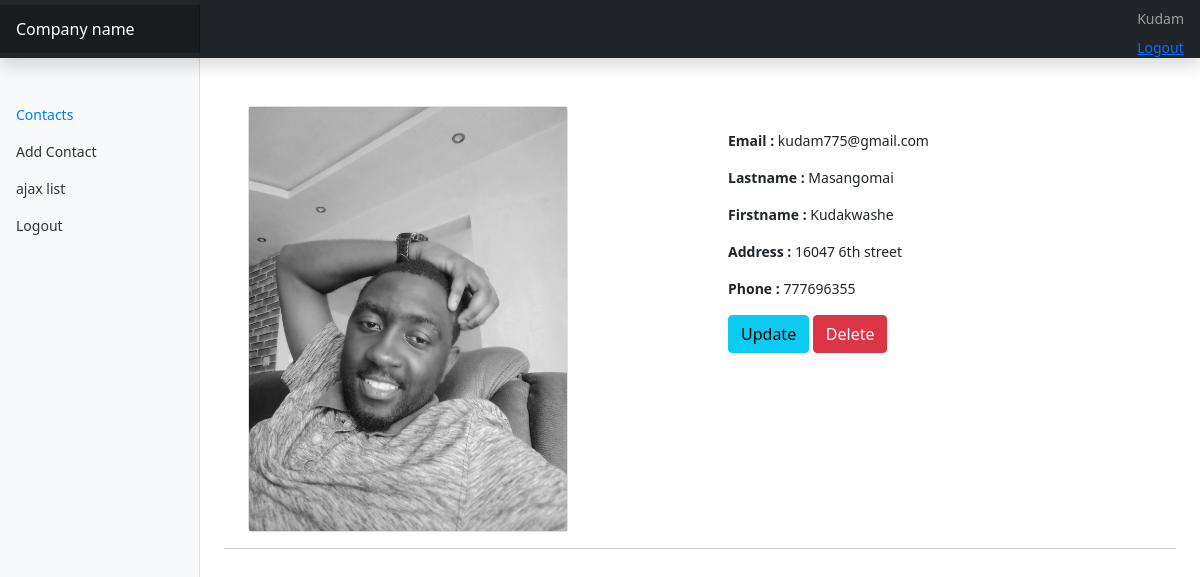
Page /view_contact/1/ (signed in) on the committed database.
### main/models.py (models this page shows, shortened)
class contacts(models.Model):
    userid = models.ForeignKey(User,on_delete=models.CASCADE)
    contact_name = models.CharField(max_length=100, blank=True, null=True)
    contact_lastname = models.CharField(max_length=100)
    contact_job = models.CharField(max_length=100,default='')
    contact_email = models.EmailField(max_length=100,unique=True)
    contact_phone = models.PositiveIntegerField(unique= True)
    contact_address = models.CharField(max_length=100)
    contact_image = models.ImageField(default='default.jpg' ,upload_to ='profile_pics')
    class Meta:
        ordering =['id']
    '''def clean(self):

        if self.contact_address != 'Sunningdale':
            raise ValidationError('we only want sunngindale people')
        return self.clean_data'''

### main/views.py (the view, shortened to what this page needs)
# urls.py: path('view_contact/<int:pk>/',ViewContactView.as_view(),name='view-contact'),
class ViewContactView(LoginRequiredMixin,DetailView):
    model = contacts
    template_name = 'main/view-contact.html'

### main/templates/main/view-contact.html (shortened to what this page needs)
{% extends "main/base/base.html" %}
{% load crispy_forms_tags %}
{% block content %}
 <div class="d-flex justify-content-between flex-wrap flex-md-nowrap align-items-center pt-3 pb-2 mb-3">
      </div>
   <div class="container">
  <div class="row">
    <div class="col">
<div class="card" style="width: 20rem;">
<img src="{{object.contact_image.url}}"  />
</div>
  </div>
   <div class="col">
    <div class="card-body">
      <p class="card-text"><b>Email :</b> {{ object.contact_email }} </p>
   <p class="card-text"><b>Lastname :</b> {{ object.contact_lastname }} </p>
    <p class="card-text"><b>Firstname :</b> {{object.contact_name}} </p>
    <p class="card-text"><b>Address :</b> {{object.contact_address}} </p>
    <p class="card-text"><b>Phone :</b> {{object.contact_phone}} </p>
   <a href="{% url 'edit-contact' object.id %}" class="btn btn-info">Update</a>
      <a href="{% url 'delete-contact' object.id %}" class="btn btn-danger">Delete</a>
    </div>
    </div>
     </div>
</div>
<hr/>
{% endblock %}

### main/templates/main/base/base.html (shortened to what this page needs)
{% load static %}
<html>
<head>
<link rel="stylesheet" type="text/css" href="{% static 'main/css/bootstrap.css' %}">
<link rel="stylesheet" type="text/css" href="{% static 'main/css/bootstrap.min.css' %}">
<link rel="stylesheet" type="text/css" href="{% static 'main/css/header.css' %}">
<link rel="stylesheet" type="text/css" href="{% static 'main/css/icons.css' %}">
<link rel="stylesheet" type="text/css" href="{% static 'main/css/contacts.css' %}">
</head>
<body>
<nav class="navbar navbar-dark sticky-top bg-dark flex-md-nowrap p-0 shadow">
  <a class="navbar-brand col-md-3 col-lg-2 mr-0 px-3" href="#">Company name</a>
  <ul class="navbar-nav px-3">
  	 <li class="nav-item text-nowrap">
      {% if user.is_authenticated %}
      <a class="nav-link" href="#">{{user.username|capfirst }}</a>
    </li>
    <li class="nav-item text-nowrap">
      <a href="{% url 'logout' %}">Logout</a>
    </li>
  </ul>
     {% endif %}
</nav>
<div class="container-fluid">
  <div class="row">
    <nav id="sidebarMenu" class="col-md-3 col-lg-2 d-md-block bg-light sidebar collapse">
      <div class="sidebar-sticky pt-5">
        <ul class="nav flex-column">
          <li class="nav-item">
            <a class="nav-link active" href="{% url 'contacts' %}">
              Contacts
            </a>
          </li>
          <li class="nav-item">
             <a class="nav-link" href="{% url 'add-contacts' %}">
             Add Contact
            </a>
          </li>
          <li class="nav-item">
            <a class="nav-link" href="{% url 'ajax-contact-list' %}">
            ajax list
           </a>
         </li>
          <li class="nav-item">
            <a class="nav-link" href="{% url 'logout' %}">
              Logout
            </a>
          </li>
        </ul>
      </div>
    </nav>
    <main role="main" class="col-md-9 ms-sm-auto col-lg-10 px-md-4">
      {% block content %}
      {% endblock content %}
    </main>
  </div>
</div>
</body>
</html>

### main/static/main/css/header.css (style rules this page uses)
body { font-size: .875rem; }
.sidebar { position: fixed; top: 0; bottom: 0; left: 0; z-index: 100; padding: 48px 0 0; box-shadow: inset -1px 0 0 rgba(0, 0, 0, .1); }
.sidebar-sticky { position: relative; top: 0; height: calc(100vh - 48px); padding-top: .5rem; overflow-x: hidden; overflow-y: auto; }
.sidebar .nav-link { font-weight: 500; color: #333; }
.sidebar .nav-link.active { color: #007bff; }
.navbar-brand { padding-top: .75rem; padding-bottom: .75rem; font-size: 1rem; background-color: rgba(0, 0, 0, .25); box-shadow: inset -1px 0 0 rgba(0, 0, 0, .25); }

### rows in the picture
contacts: contact_image (picture), contact_email "kudam775@gmail.com", contact_lastname "Masangomai", contact_name "Kudakwashe", contact_address "16047 6th street", contact_phone "777696355"

### other values in the picture
{{ user.username|capfirst }} "Kudam"
